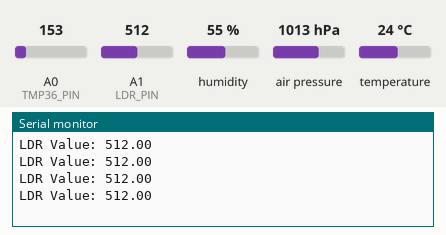
Simulated run of this program. Board: Arduino Uno, built with avr-gcc and run on an emulated ATmega328P. Parts: the last lines printed to the serial monitor. The inputs (shaded band) are chosen by the test bench; at power-on: A1 (LDR_PIN) = 512, A0 (TMP36_PIN) = 153, humidity 55 %, air pressure 1013 hPa, temperature 24 °C.

Above: at 1.2 s.
1.3 s: A1 (LDR_PIN) set to 716
At 2.05 s:
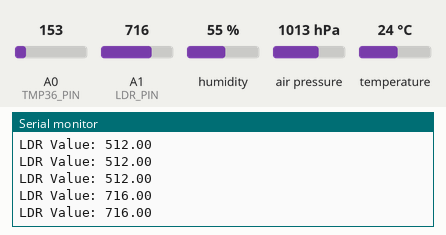
2.8 s: A1 (LDR_PIN) set to 992
At 2.96 s:
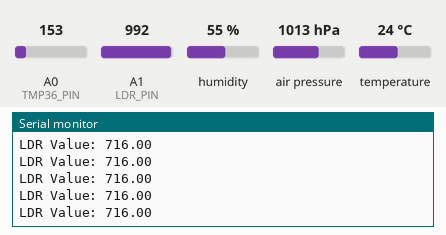
Timing chart, 0 to 5.8 s (numbered marks = the images above; inputs shaded):
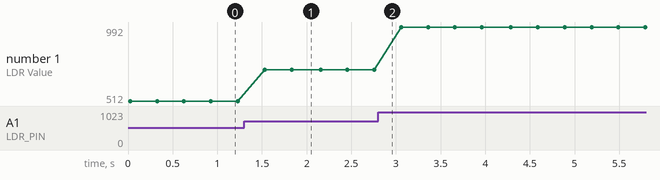

Measured:
- after the input at 1.3 s, the serial monitor: prints a new line after 0.23 s (image 1)
- plotted number 1: 512 → 716 after the input at 1.3 s, 716 → 992 after the input at 2.8 s

The program:

main.cpp
```cpp
#include <DHT.h>
#include <Ultrasonic.h>
#include <Wire.h>
#include <Adafruit_BMP085.h>

const int TMP36_PIN = A0;
const int LDR_PIN = A1;
const int DHT_PIN = 2;
const int ULTRASONIC_ECHO_PIN = 3;
const int ULTRASONIC_TRIG_PIN = 4;
const int BMP180_ADDRESS = 0x77;

DHT dht(DHT_PIN, DHT11);
Ultrasonic ultrasonic(ULTRASONIC_ECHO_PIN, ULTRASONIC_TRIG_PIN);
Adafruit_BMP085 bmp;

float weightedMedian(float values[], int size) {
  // Sort the array in ascending order
  for (int i = 0; i < size - 1; i++) {
    for (int j = i + 1; j < size; j++) {
      if (values[j] < values[i]) {
        float temp = values[i];
        values[i] = values[j];
        values[j] = temp;
      }
    }
  }

  // Compute the weighted median
  float median;
  float totalWeight = 0;
  float halfTotalWeight = 0;
  for (int i = 0; i < size; i++) {
    totalWeight += i + 1;
  }
  halfTotalWeight = totalWeight / 2;
  for (int i = 0; i < size; i++) {
    halfTotalWeight -= i + 1;
    if (halfTotalWeight <= 0) {
      median = values[i];
      break;
    }
  }

  return median;
}

void setup() {
  pinMode(TMP36_PIN, INPUT);
  pinMode(ULTRASONIC_TRIG_PIN, OUTPUT);
  pinMode(ULTRASONIC_ECHO_PIN, INPUT);
  dht.begin();
  Wire.begin();
  Serial.begin(9600);
  if (!bmp.begin(BMP180_ADDRESS)) {
    Serial.println("Could not find a valid BMP180 sensor");
    while (1) {}
  }
}

void loop() {
  // Read TMP36 temperature sensor
  float tmp36Raw = analogRead(TMP36_PIN);
  float tmp36Voltage = tmp36Raw * 5.0 / 1023;
  float tmp36Temperature = (tmp36Voltage - 0.5) * 100;

  // Read LDR light sensor
  int ldrRaw = analogRead(LDR_PIN);
  const int numSamples = 5; // Number of samples to take for the filter
  float samples[numSamples];
  for (int i = 0; i < numSamples; i++) {
    samples[i] = ldrRaw;
  }
  float filteredDistance = weightedMedian(samples, numSamples);

  // Read DHT11 temperature and humidity sensor
  float dhtHumidity = dht.readHumidity();
  float dhtTemperature = dht.readTemperature();

  // torched light, ultrasonic
  // const int numSamples = 5; // Number of samples to take for the filter
  // float samples[numSamples];
  // for (int i = 0; i < numSamples; i++) {
  //   digitalWrite(ULTRASONIC_TRIG_PIN, LOW);
  //   delayMicroseconds(2);
  //   // Sets the trigPin on HIGH state for 10 micro seconds
  //   digitalWrite(ULTRASONIC_TRIG_PIN, HIGH);
  //   delayMicroseconds(10);
  //   digitalWrite(ULTRASONIC_TRIG_PIN, LOW);
  //   // Reads the echoPin, returns the sound wave travel time in microseconds
  //   float duration = pulseIn(ULTRASONIC_ECHO_PIN, HIGH);
  //   // Calculating the distance
  //   float distance= duration*0.034/2;
  //   samples[i] = distance;
  //   delay(10); // Delay between each sample to reduce noise
  // }
  // float filteredDistance = weightedMedian(samples, numSamples);

  // Read BMP180 pressure sensor
  float pressure = bmp.readPressure() / 100.0F;

  // Print sensor data to Serial Monitor
  // Serial.print("TMP36 Temperature: ");
  // Serial.print(tmp36Temperature);
  // Serial.println(" C");
  Serial.print("LDR Value: ");
  Serial.println(filteredDistance);
  // Serial.print("DHT11 Humidity: ");
  // Serial.print(dhtHumidity);
  // Serial.println(" %");
  // Serial.print("DHT11 Temperature: ");
  // Serial.print(dhtTemperature);
  // Serial.println(" C");
  // Serial.print("Ultrasonic Distance: ");
  // Serial.print(filteredDistance);
  // Serial.println(" cm  ");
  // Serial.print("BMP180 Pressure: ");
  // Serial.print(pressure);
  // Serial.println(" hPa");
  // Serial.println("\n");

  delay(300);
}
```
